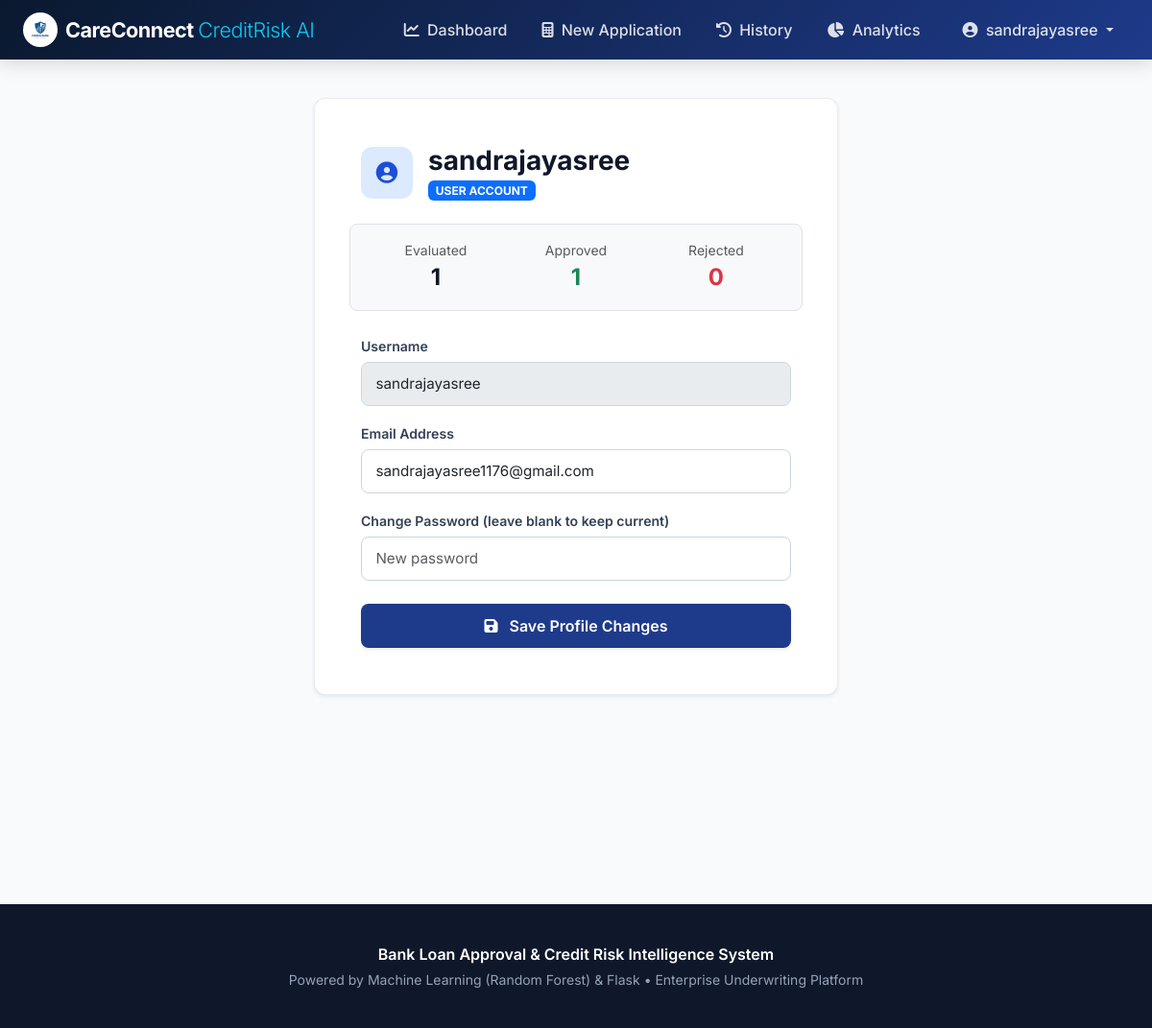
/profile (signed in), run on the app's committed database.
### tables this page shows
CREATE TABLE users (
    id INTEGER PRIMARY KEY AUTOINCREMENT,
    username TEXT UNIQUE NOT NULL,
    email TEXT UNIQUE NOT NULL,
    password_hash TEXT NOT NULL,
    role TEXT DEFAULT 'user',
    created_at TIMESTAMP DEFAULT CURRENT_TIMESTAMP
);

### routes/auth.py (the view, shortened to what this page needs)
@auth_bp.route('/profile', methods=['GET', 'POST'])
@login_required
def profile():
    user_id = session['user_id']
    user = query_db("SELECT * FROM users WHERE id = ?", (user_id,), one=True)
    stats = query_db("""
        SELECT
            COUNT(*) as total,
            SUM(CASE WHEN prediction_status = 'Approved' THEN 1 ELSE 0 END) as approved,
            SUM(CASE WHEN prediction_status = 'Rejected' THEN 1 ELSE 0 END) as rejected
        FROM applications WHERE user_id = ?
    """, (user_id,), one=True)
    return render_template('profile.html', user=user, stats=stats)

### database/database.py (called while the page is built)
def get_db_connection():
    conn = sqlite3.connect(DB_PATH)
    conn.row_factory = sqlite3.Row
    return conn

def query_db(query, args=(), one=False):
    conn = get_db_connection()
    cur = conn.cursor()
    cur.execute(query, args)
    rv = cur.fetchall()
    conn.close()
    return (rv[0] if rv else None) if one else rv

### utils/helper.py (called while the page is built)
def login_required(f):
    @wraps(f)
    def decorated_function(*args, **kwargs):
        if 'user_id' not in session:
            flash("Please log in to access this page.", "warning")
            return redirect(url_for('auth.login'))
        return f(*args, **kwargs)
    return decorated_function

### templates/profile.html (shortened to what this page needs)
{% extends 'base.html' %}
{% block content %}
<div class="container py-4">
    <div class="row justify-content-center">
        <div class="col-md-8 col-lg-6">
            <div class="card-bank p-4 p-md-5 shadow-sm">
                <div class="d-flex align-items-center gap-3 mb-4">
                    <div class="metric-icon icon-blue">
                        <i class="fa-solid fa-user-circle"></i>
                    </div>
                    <div>
                        <h3 class="fw-bold mb-0">{{ user.username }}</h3>
                        <span class="badge bg-primary">{{ user.role | upper }} ACCOUNT</span>
                    </div>
                </div>
                <div class="row text-center bg-light p-3 rounded-3 mb-4 border">
                    <div class="col-4">
                        <div class="text-muted small">Evaluated</div>
                        <div class="fw-bold fs-4">{{ stats.total or 0 }}</div>
                    </div>
                    <div class="col-4">
                        <div class="text-muted small">Approved</div>
                        <div class="fw-bold fs-4 text-success">{{ stats.approved or 0 }}</div>
                    </div>
                    <div class="col-4">
                        <div class="text-muted small">Rejected</div>
                        <div class="fw-bold fs-4 text-danger">{{ stats.rejected or 0 }}</div>
                    </div>
                </div>
                <form action="{{ url_for('auth.profile') }}" method="POST">
                    <div class="mb-3">
                        <label for="username_disp" class="form-label">Username</label>
                        <input type="text" class="form-control" id="username_disp" value="{{ user.username }}" disabled>
                    </div>
                    <div class="mb-3">
                        <label for="email" class="form-label">Email Address</label>
                        <input type="email" class="form-control" id="email" name="email" value="{{ user.email }}" required>
                    </div>
                    <div class="mb-4">
                        <label for="new_password" class="form-label">Change Password (leave blank to keep current)</label>
                        <input type="password" class="form-control" id="new_password" name="new_password" placeholder="New password">
                    </div>
                    <button type="submit" class="btn btn-bank-primary w-100 shadow-sm">
                        <i class="fa-solid fa-floppy-disk me-2"></i> Save Profile Changes
                    </button>
                </form>
            </div>
        </div>
    </div>
</div>
{% endblock %}

### templates/base.html (shortened to what this page needs)
<!DOCTYPE html>
<html lang="en">
<head>
    <link href="https://cdn.jsdelivr.net/npm/bootstrap@5.3.2/dist/css/bootstrap.min.css" rel="stylesheet">
    <link href="https://cdnjs.cloudflare.com/ajax/libs/font-awesome/6.4.2/css/all.min.css" rel="stylesheet">
    <link rel="stylesheet" href="{{ url_for('static', filename='css/style.css') }}">
    <link rel="stylesheet" href="{{ url_for('static', filename='css/dashboard.css') }}">
</head>
<body>
    <nav class="navbar navbar-expand-lg navbar-dark navbar-banking sticky-top">
        <div class="container-fluid px-4">
            <a class="navbar-brand d-flex align-items-center gap-2" href="{{ url_for('index') }}">
                <img src="{{ url_for('static', filename='images/logo.png') }}" alt="Bank Logo" width="36" height="36" class="rounded-circle bg-white p-1">
                <span>CareConnect <span class="fw-light text-info">CreditRisk AI</span></span>
            </a>
            <div class="collapse navbar-collapse" id="navbarContent">
                <ul class="navbar-nav ms-auto mb-2 mb-lg-0 align-items-center gap-1">
                    {% if session.get('user_id') %}
                        <li class="nav-item">
                            <a class="nav-link {% if request.endpoint == 'dashboard.index' %}active{% endif %}" href="{{ url_for('dashboard.index') }}">
                                <i class="fa-solid fa-chart-line me-1"></i> Dashboard
                            </a>
                        </li>
                        <li class="nav-item">
                            <a class="nav-link {% if request.endpoint == 'predict.predict' %}active{% endif %}" href="{{ url_for('predict.predict') }}">
                                <i class="fa-solid fa-calculator me-1"></i> New Application
                            </a>
                        </li>
                        <li class="nav-item">
                            <a class="nav-link {% if request.endpoint == 'predict.history' %}active{% endif %}" href="{{ url_for('predict.history') }}">
                                <i class="fa-solid fa-clock-rotate-left me-1"></i> History
                            </a>
                        </li>
                        <li class="nav-item">
                            <a class="nav-link {% if request.endpoint == 'analytics.index' %}active{% endif %}" href="{{ url_for('analytics.index') }}">
                                <i class="fa-solid fa-pie-chart me-1"></i> Analytics
                            </a>
                        </li>
                        <li class="nav-item dropdown ms-2">
                            <a class="nav-link dropdown-toggle btn btn-sm btn-outline-light px-3" href="#" role="button" data-bs-toggle="dropdown">
                                <i class="fa-solid fa-user-circle me-1"></i> {{ session.get('username') }}
                            </a>
                        </li>
                    {% endif %}
                </ul>
            </div>
        </div>
    </nav>
    <main class="min-vh-100">
        {% block content %}{% endblock %}
    </main>
    <footer class="footer-bank">
        <div class="container text-center">
            <p class="mb-1 fw-semibold text-white">Bank Loan Approval & Credit Risk Intelligence System</p>
            <p class="small mb-0">Powered by Machine Learning (Random Forest) & Flask • Enterprise Underwriting Platform</p>
        </div>
    </footer>
</body>
</html>

### static/css/style.css (style rules this page uses)
:root { --primary-color: #1e3a8a; --primary-hover: #1e40af; --accent-blue: #2563eb; --accent-light: #dbeafe; --bg-light: #f8fafc; --card-bg: #ffffff; --text-main: #0f172a; --text-muted: #64748b; --low-risk: #10b981; --medium-risk: #f59e0b; --high-risk: #ef4444; --shadow-sm: 0 1px 3px rgba(0,0,0,0.08); --shadow-md: 0 4px 12px rgba(0,0,0,0.08); --shadow-lg: 0 10px 25px rgba(15,23,42,0.1); --border-radius: 12px; }
body { font-family: 'Inter', system-ui, -apple-system, sans-serif; background-color: var(--bg-light); color: var(--text-main); overflow-x: hidden; min-height: 100vh; }
.navbar-banking { background: linear-gradient(135deg, #0a192f 0%, #1e3a8a 100%); box-shadow: 0 4px 20px rgba(0,0,0,0.15); }
.navbar-brand { font-weight: 700; font-size: 1.35rem; letter-spacing: -0.5px; color: #ffffff !important; }
.nav-link { font-weight: 500; color: rgba(255,255,255,0.85) !important; transition: all 0.2s ease; padding: 0.5rem 1rem !important; border-radius: 6px; }
.card-bank { background: var(--card-bg); border: 1px solid rgba(226, 232, 240, 0.8); border-radius: var(--border-radius); box-shadow: var(--shadow-sm); transition: transform 0.25s ease, box-shadow 0.25s ease; }
.form-label { font-weight: 600; font-size: 0.88rem; color: #334155; margin-bottom: 0.4rem; }
.form-control, .form-select { border-radius: 8px; border: 1.5px solid #cbd5e1; padding: 0.65rem 0.9rem; font-size: 0.95rem; transition: border-color 0.2s, box-shadow 0.2s; }
.btn-bank-primary { background-color: var(--primary-color); color: #ffffff; font-weight: 600; border: none; padding: 0.7rem 1.5rem; border-radius: 8px; transition: all 0.25s ease; }
.footer-bank { background: #0f172a; color: #94a3b8; padding: 2.5rem 0; margin-top: 4rem; }

### static/css/dashboard.css (style rules this page uses)
.metric-icon { width: 54px; height: 54px; border-radius: 12px; display: flex; align-items: center; justify-content: center; font-size: 1.4rem; }
.icon-blue { background: #dbeafe; color: #1d4ed8; }

### data on the page
users: get "sandrajayasree", username "sandrajayasree", role "USER", email "sandrajayasree1176@gmail.com"

### other printed values
{{ stats.total or 0 }} "1"
{{ stats.approved or 0 }} "1"
{{ stats.rejected or 0 }} "0"
